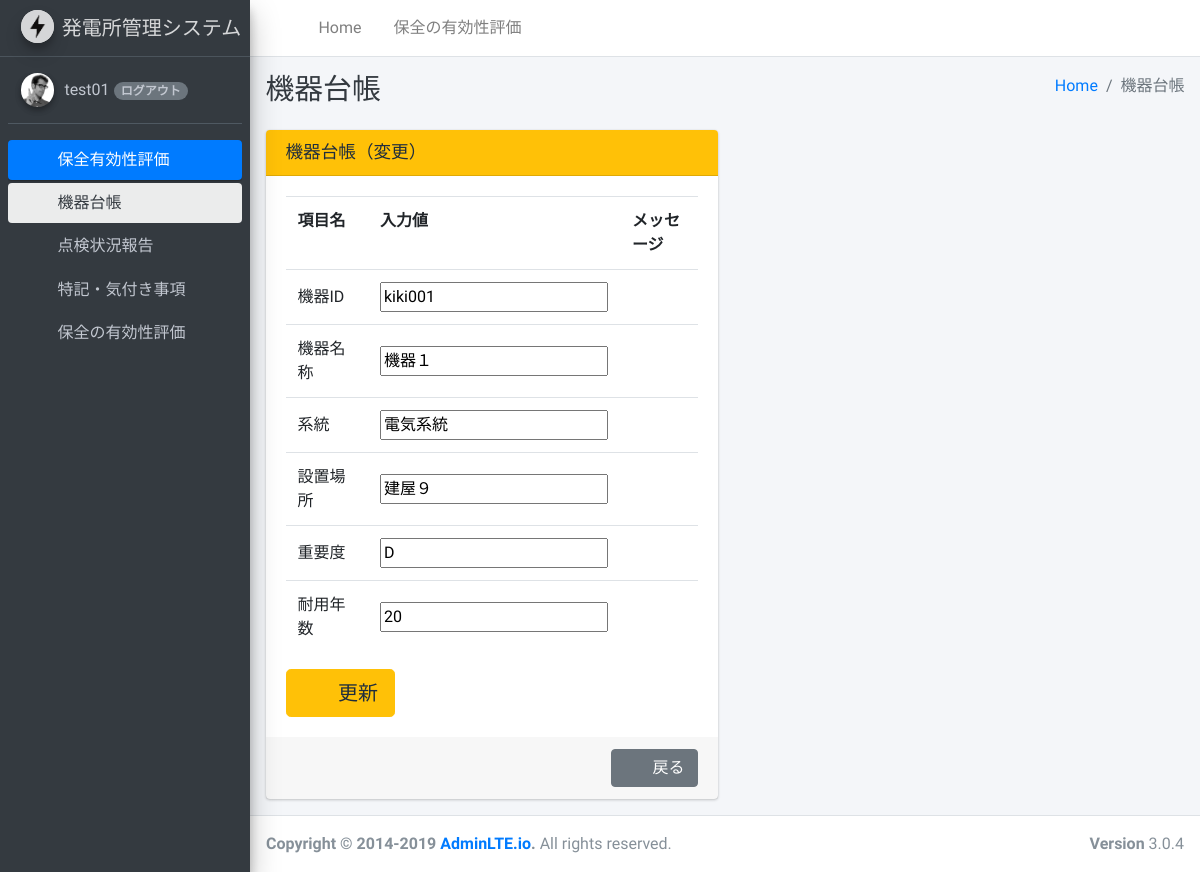
/kiki/1/update/ (signed in), run on the app's committed database.
### kiki/models.py (models this page shows, shortened)
class Kiki(models.Model):
    kiki_id = models.CharField(verbose_name="機器ID", max_length=10)
    kiki_name = models.CharField(verbose_name="機器名称", max_length=30)
    keito = models.CharField(verbose_name="系統", max_length=30)
    settibasho = models.CharField(verbose_name="設置場所", max_length=30)
    juyodo = models.CharField(verbose_name="重要度", max_length=1,
                              validators=[RegexValidator(r'^[A-D]*$', 'A～Dが範囲です')])
    nensu = models.IntegerField(verbose_name="耐用年数", default=1,
                                validators=[check_nensu])

### kiki/views.py (the view, shortened to what this page needs)
# urls.py: path('<int:pk>/update/', views.KikiUpdate.as_view(), name='update'),
class KikiUpdate(UpdateView):
    template_name = 'kiki/kiki_update_form.html'
    model = Kiki
    fields = ['kiki_id', 'kiki_name', 'keito', 'settibasho', 'juyodo', 'nensu']
    def get_form(self):
        form = super(KikiUpdate, self).get_form()
        return form

### templates/kiki/kiki_update_form.html (shortened to what this page needs)
{% extends 'base.html' %}
{% block content %}
<!DOCTYPE html>
<div class="content-wrapper">
    {% include './kiki_content_header.html' %}
    <section class="content">
        <div class="container-fluid">
            <div class="row">
                <div class="col-md-6">
                    <div class="card card-warning">
                        <div class="card-header">
                            <h3 class="card-title">機器台帳（変更）</h3>
                        </div>
                        <div class="card-body">
                            <form method="post" novalidate>
                                <table class="table">
                                    <tr>
                                        <th style="width:20%">項目名</th>
                                        <th style="width:30%">入力値</th>
                                        <th style="width:50s%">メッセージ</th>
                                    </tr>
                                    {% for field in form %}
                                        {% if field.errors %}
                                            <tr class="table-danger">
                                        {% else %}
                                            <tr>
                                        {% endif %}
                                            <td class="align-middle">{{ field.label }} </td>
                                            <td class="align-middle">{{ field }}</td>
                                                {% if field.errors %}
                                                    <td class="align-middle">{{ field.errors }}</td>
                                                {% else %}
                                                    <td class="align-middle"></td>
                                                {% endif %}
                                        </tr>
                                    {% endfor %}
                                </table>
                                <button type=“submit” class="btn btn-warning btn-lg" id="button" name="button">
                                    <i class="fas fa-save"></i>　更新
                                </button>
                            </form>
                        </div>
                        <div class="card-footer">
                            <button type=“button” class="btn btn-secondary float-right"
                                    onclick="location.href='/kiki/'"><i class="fas fa-list"></i>　戻る</button>
                        </div>
                   </div>
                </div>
            </div>
        </div>
    </section>
</div>
{% endblock content %}

### templates/base.html (shortened to what this page needs)
{% load staticfiles %}
<!DOCTYPE html>
<html>
<head>
  <link rel="stylesheet" href="{% static 'AdminLTE-3.0.4/plugins/fontawesome-free/css/all.min.css' %}">
  <link rel="stylesheet" href="https://code.ionicframework.com/ionicons/2.0.1/css/ionicons.min.css">
  <link rel="stylesheet" href="{% static 'AdminLTE-3.0.4/plugins/tempusdominus-bootstrap-4/css/tempusdominus-bootstrap-4.min.css' %}">
  <link rel="stylesheet" href="{% static 'AdminLTE-3.0.4/plugins/icheck-bootstrap/icheck-bootstrap.min.css' %}">
  <link rel="stylesheet" href="{% static 'AdminLTE-3.0.4/plugins/jqvmap/jqvmap.min.css' %}">
  <link rel="stylesheet" href="{% static 'AdminLTE-3.0.4/dist/css/adminlte.min.css' %}">
  <link rel="stylesheet" href="{% static 'AdminLTE-3.0.4/plugins/overlayScrollbars/css/OverlayScrollbars.min.css' %}">
  <link rel="stylesheet" href="{% static 'AdminLTE-3.0.4/plugins/daterangepicker/daterangepicker.css' %}">
  <link rel="stylesheet" href="{% static 'AdminLTE-3.0.4/plugins/summernote/summernote-bs4.css' %}">
  <link rel="stylesheet" href="{% static 'AdminLTE-3.0.4/plugins/datatables-bs4/css/dataTables.bootstrap4.min.css' %}">
  <link rel="stylesheet" href="{% static 'AdminLTE-3.0.4/plugins/datatables-responsive/css/responsive.bootstrap4.min.css' %}">
</head>
<body class="hold-transition sidebar-mini layout-fixed">
<div class="wrapper">
  <nav class="main-header navbar navbar-expand navbar-white navbar-light">
    <ul class="navbar-nav">
      <li class="nav-item">
        <a class="nav-link" data-widget="pushmenu" href="#" role="button"><i class="fas fa-bars"></i></a>
      </li>
      <li class="nav-item d-none d-sm-inline-block">
        <a href="/" class="nav-link">Home</a>
      </li>
      <li class="nav-item d-none d-sm-inline-block">
        <a href="/" class="nav-link">保全の有効性評価</a>
      </li>
    </ul>
  </nav>
  <aside class="main-sidebar sidebar-dark-primary elevation-4">
    <a href="/" class="brand-link">
      <img src="{% static 'img/Logo_kaminari.jpg' %}" alt="AdminLTE Logo" class="brand-image img-circle elevation-3"
           style="background-color:white; opacity: .8">
      <span class="brand-text font-weight-light">発電所管理システム</span>
    </a>
    <div class="sidebar">
      <div class="user-panel mt-3 pb-3 mb-3 d-flex">
        {% if user.is_authenticated %}
          <div class="image">
            <img src="{% static 'AdminLTE-3.0.4/dist/img/user2-160x160.jpg' %}" class="img-circle elevation-2" alt="User Image">
          </div>
          <div class="info">
            <a class="d-inline">{{ user.get_username }} </a>
            <a class="badge badge-pill badge-secondary" href="{% url 'accounts:logout' %}">ログアウト</a>
          </div>
        {% endif %}
      </div>
      <nav class="mt-2">
        <ul class="nav nav-pills nav-sidebar flex-column" data-widget="treeview" role="menu" data-accordion="false">
          <li class="nav-item has-treeview menu-open">
            <a href="#" class="nav-link active">
              <i class="nav-icon fas fa-tachometer-alt"></i>
              <p>
                保全有効性評価
                <i class="right fas fa-angle-left"></i>
              </p>
            </a>
            <ul class="nav nav-treeview">
              <li class="nav-item">
                <a href="#" class="nav-link active">
                  <i class="far fa-circle nav-icon"></i>
                  <p>機器台帳</p>
                </a>
              </li>
              <li class="nav-item">
                <a href="#" class="nav-link">
                  <i class="far fa-circle nav-icon"></i>
                  <p>点検状況報告</p>
                </a>
              </li>
              <li class="nav-item">
                <a href="#" class="nav-link">
                  <i class="far fa-circle nav-icon"></i>
                  <p>特記・気付き事項</p>
                </a>
              </li>
              <li class="nav-item">
                <a href="#" class="nav-link">
                  <i class="far fa-circle nav-icon"></i>
                  <p>保全の有効性評価</p>
                </a>
              </li>
            </ul>
          </li>
        </ul>
      </nav>
    </div>
  </aside>
    {% block content %}{% endblock %}
  <footer class="main-footer">
    <strong>Copyright &copy; 2014-2019 <a href="http://adminlte.io">AdminLTE.io</a>.</strong>
    All rights reserved.
    <div class="float-right d-none d-sm-inline-block">
      <b>Version</b> 3.0.4
    </div>
  </footer>
</div>
</body>
</html>

### data on the page
Kiki: form "kiki001" "機器１" "電気系統" "建屋９" "D" "20"

### other printed values
{{ user.get_username }} "test01"
{{ field.label }} "機器ID" "機器名称" "系統" "設置場所" "重要度" "耐用年数"
